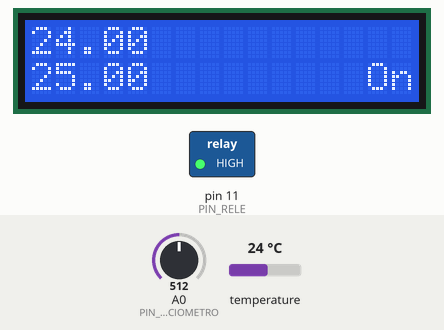
This sketch was run on a simulated Arduino Uno, built with avr-gcc and run on an emulated ATmega328P. Shown: 16×2 character LCD, switched loads named in the sketch (green lamp = pin HIGH). Inputs (shaded band) come from the test bench; at power-on: temperature 24 °C, A0 (PIN_POTENCIOMETRO) = 512. What the sketch prints to the serial monitor is not drawn.

Above: at 2.3 s.
2.4 s: temperature set to 25.6 °C
At 3.1 s:
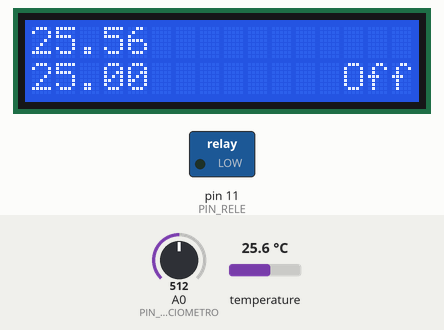
4.2 s: A0 (PIN_POTENCIOMETRO) set to 548
At 6.5 s:
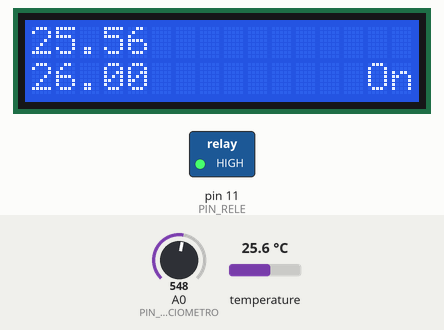
7.2 s: temperature set to 12 °C
At 8.9 s:
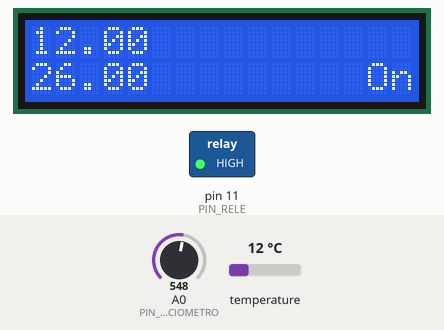
9.2 s: A0 (PIN_POTENCIOMETRO) set to 511
At 11.5 s:
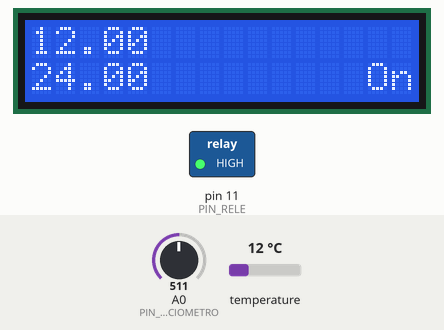
12.2 s: temperature set to 19 °C
At 13.9 s:
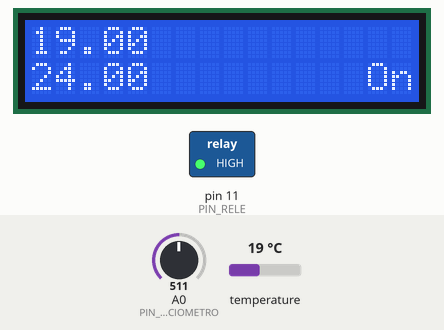
14.2 s: A0 (PIN_POTENCIOMETRO) set to 405
At 16.5 s:
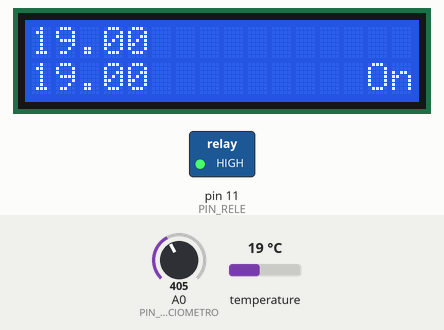
17.2 s: A0 (PIN_POTENCIOMETRO) set to 377
Timing chart, 0 to 20.3 s (numbered marks = the images above; inputs shaded):
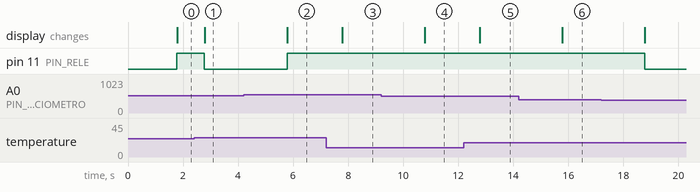

The sketch:

Calentador_base.ino
```cpp
/*
Control de calentador por temperatura y lo muestra por el LCD

Conexion del LCD
-----------------------------
Vin (Voltage In)    ->  5V
Gnd (Ground)        ->  Gnd
SDA (Serial Data)   ->  A4 on Uno/Pro-Mini, 20 on Mega2560/Due, 2 Leonardo/Pro-Micro
SCK (Serial Clock)  ->  A5 on Uno/Pro-Mini, 21 on Mega2560/Due, 3 Leonardo/Pro-Micro

Relé                ->  pin 11

Potenciometro ->  pin A0

 */


/* ==== Includes ==== */
// Librerias para la pantalla LCD
#include <Wire.h>               // Needed for legacy versions of Arduino.
#include <LiquidCrystal_I2C.h>  // Pantalla LCD

// Librerias para sensor temperatura DS18x20
#include <OneWire.h>
#include <DallasTemperature.h>

/* ====  END Includes ==== */

/* ==== Defines ==== */
#define SERIAL_BAUD 9600

#define PIN_POTENCIOMETRO A0

#define PIN_RELE 11


#define ONE_WIRE_BUS 7

/* ==== END Defines ==== */

/* ==== Global Variables ==== */
// Set the LCD address to 0x27 or 0x3F for a 16 chars and 2 line display
//LiquidCrystal_I2C lcd(0x27, 16, 2);
LiquidCrystal_I2C lcd(0x3F, 16, 2);


unsigned long printPeriod = 1000; // in milliseconds
// Track time in milliseconds since last reading
unsigned long previousMillis = 0;

// Sensor de temperatura DS18x20

OneWire oneWire(ONE_WIRE_BUS);
DallasTemperature sensors(&oneWire);

float fTemperatura;
float fTemperaturaUmbral=50.0;
/* ==== END Global Variables ==== */


/* ==== Prototypes ==== */
/* ==== END Prototypes ==== */

/* ==== Setup ==== */
void setup_SensorTemp(){
  sensors.begin();
}

void setup_Serial(){
  Serial.begin(SERIAL_BAUD);
  while(!Serial) {} // Wait

}


void setup_LCD(){
  lcd.init();         // Inicializamos el LCD
  lcd.backlight();    // Encendemos la luz
}

void setup_Rele(){
  pinMode(PIN_RELE,OUTPUT);
}


void setup() {
  setup_Serial();
  setup_LCD();
  setup_Rele();

  setup_SensorTemp();
}
/* ==== END Setup ==== */

/* ==== Loop ==== */
void loop() {


    int valorPot = analogRead(PIN_POTENCIOMETRO);  // read the analog in value:
    fTemperaturaUmbral=map(valorPot,0,1023,0,50);
    if((unsigned long)(millis() - previousMillis) >= printPeriod) {
      previousMillis = millis();   // update time


      lcd.setCursor(0,0);
/*      printSerialAndLCD(String(current_amps));
      lcd.print("(");
      Serial.print( "," );
      printSerialAndLCD(String(inputStats.sigma()));
      lcd.print(") ");
      Serial.print(",");
  */
      showTemp();
      lcd.setCursor(0,1);
      Serial.print(",");
      printSerialAndLCD(String(fTemperaturaUmbral));
      lcd.print("  ");

      lcd.setCursor(0,1);


      Serial.print(",");
      if(fTemperatura>fTemperaturaUmbral){
        apaga_Rele();
      }
      else{
        enciende_Rele();
      }
      Serial.println();
    }


}
/* ==== End Loop ==== */

/* ==== Functions ==== */
void enciende_Rele(){
  digitalWrite(PIN_RELE,HIGH);
  lcd.setCursor(13,1);
  lcd.print(" On");
  Serial.print(1);
}

void apaga_Rele(){
  digitalWrite(PIN_RELE,LOW);
  lcd.setCursor(13,1);
  lcd.print("Off");
  Serial.print(0);
}


void printSerialAndLCD(String str){
  Serial.print(str);
  lcd.print(str);
}

void print2Digit(int  valor){
  if(valor<10)
    printSerialAndLCD("0");
  printSerialAndLCD(String(valor));
}


void showTemp(){
  sensors.requestTemperatures(); // Send the command to get temperatures
  int iCuantos=sensors.getDeviceCount();
  for(int i=0;i<iCuantos;i++){
    if(i!=0){
      Serial.print(",");
      lcd.print(" ");

    }
    fTemperatura=sensors.getTempCByIndex(i);
    printSerialAndLCD(String(fTemperatura));
  }

}
/* ==== END Functions ==== */
```

Measured:
- the behaviour switches between 25 and 25.1 °C on temperature (found by bisection; images 0 and 1)
- the behaviour switches between 531 and 532 on A0 (PIN_POTENCIOMETRO) (found by bisection; images 1 and 2)
- after the input at 2.4 s, pin 11 (PIN_RELE): HIGH → LOW after 0.38 s; the display: changes after 0.38 s (image 1)
- after the input at 4.2 s, pin 11 (PIN_RELE): LOW → HIGH after 1.6 s; the display: changes after 1.6 s (image 2)
- after the input at 7.2 s, the display: changes after 0.58 s (image 3)
- after the input at 9.2 s, the display: changes after 1.6 s (image 4)
- after the input at 12.2 s, the display: changes after 0.58 s (image 5)
- after the input at 14.2 s, the display: changes after 1.6 s (image 6)
- after the input at 17.2 s, pin 11 (PIN_RELE): HIGH → LOW after 1.6 s
